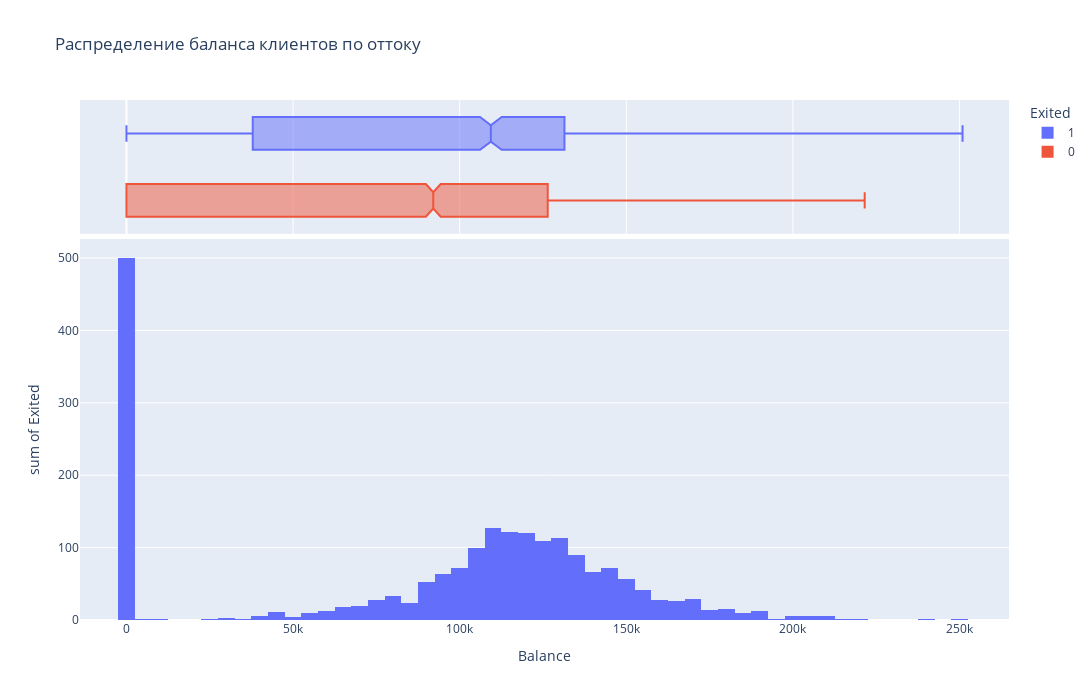

The cell this chart's notebook holds for it:
### Markdown cell above
9.3. Посмотрите на распределение баланса клиента в разрезе признака оттока. Как различаются суммы на накопительном счёте ушедших и лояльных клиентов? Подумайте и напишите, с чем это может быть связано, что может не устраивать ушедших клиентов в банке.

### Code cell
fig = px.histogram(
    data_frame=churn_data,
    x = 'Balance',
    y = 'Exited',  
    title = 'Распределение баланса клиентов по оттоку',
    color='Exited',
    width = 1200,
    height = 700,
    marginal = 'box',  
)
fig.show()
fig.write_html('plotly/Balance_Exited.html')

### Figure 1 — Plotly figure (JSON) as saved in the notebook; plotly's stock layout.template omitted (floating-point values rounded to 4 significant figures; data arrays with more than 128 entries replaced by an {"elided": "..."} marker saying what was removed)
{"data": [{"alignmentgroup": "True", "bingroup": "x", "histfunc": "sum", "hovertemplate": "Exited=1<br>Balance=%{x}<br>sum of Exited=%{y}<extra></extra>", "legendgroup": "1", "marker": {"color": "#636efa", "pattern": {"shape": ""}}, "name": "1", "offsetgroup": "1", "orientation": "v", "showlegend": true, "type": "histogram", "x": {"elided": "2037 float values"}, "xaxis": "x", "y": {"elided": "2037 int values"}, "yaxis": "y"}, {"alignmentgroup": "True", "hovertemplate": "Exited=1<br>Balance=%{x}<extra></extra>", "legendgroup": "1", "marker": {"color": "#636efa"}, "name": "1", "notched": true, "offsetgroup": "1", "showlegend": false, "type": "box", "x": {"elided": "2037 float values"}, "xaxis": "x2", "yaxis": "y2"}, {"alignmentgroup": "True", "bingroup": "x", "histfunc": "sum", "hovertemplate": "Exited=0<br>Balance=%{x}<br>sum of Exited=%{y}<extra></extra>", "legendgroup": "0", "marker": {"color": "#EF553B", "pattern": {"shape": ""}}, "name": "0", "offsetgroup": "0", "orientation": "v", "showlegend": true, "type": "histogram", "x": {"elided": "7963 float values"}, "xaxis": "x", "y": {"elided": "7963 int values"}, "yaxis": "y"}, {"alignmentgroup": "True", "hovertemplate": "Exited=0<br>Balance=%{x}<extra></extra>", "legendgroup": "0", "marker": {"color": "#EF553B"}, "name": "0", "notched": true, "offsetgroup": "0", "showlegend": false, "type": "box", "x": {"elided": "7963 float values"}, "xaxis": "x2", "yaxis": "y2"}], "layout": {"barmode": "relative", "height": 700, "legend": {"title": {"text": "Exited"}, "tracegroupgap": 0}, "title": {"text": "Распределение баланса клиентов по оттоку"}, "width": 1200, "xaxis": {"anchor": "y", "domain": [0, 1], "title": {"text": "Balance"}}, "xaxis2": {"anchor": "y2", "domain": [0, 1], "matches": "x", "showgrid": true, "showticklabels": false}, "yaxis": {"anchor": "x", "categoryarray": [0, 1], "categoryorder": "array", "domain": [0, 0.7326], "title": {"text": "sum of Exited"}}, "yaxis2": {"anchor": "x2", "categoryarray": [0, 1], "categoryorder": "array", "domain": [0.7426, 1], "matches": "y2", "showgrid": false, "showline": false, "showticklabels": false, "ticks": ""}}}
